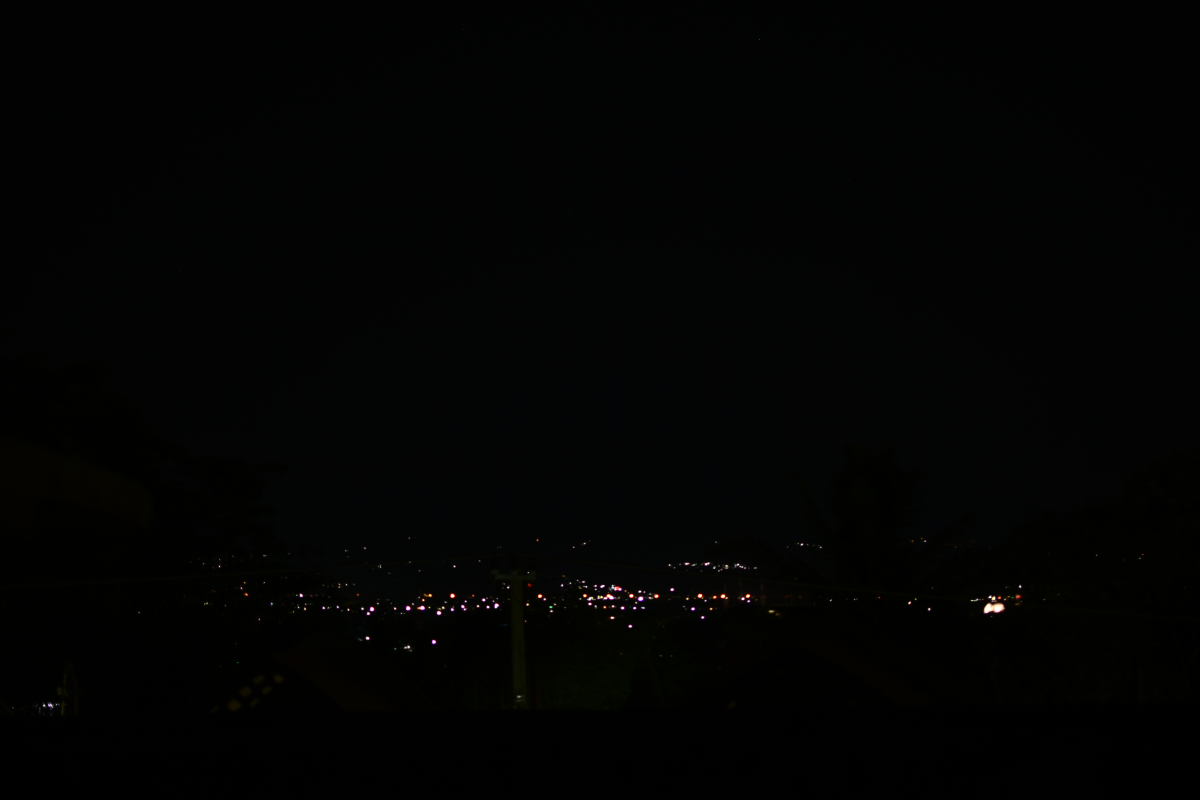
#> input picture images/malam03.jpg, 6000 x 4000 px (shown at 1/5 size)
$ jupyter execute CobaPillow.ipynb
#> lines starting #> are read from the running program, lines starting #| are printed output that depends on the picture
[cell 1]
from PIL import Image, ImageEnhance

#Create an Image Object from an Image
im = Image.open("images/malam03.jpg")
#> im is the input picture: PIL image 6000x4000 RGB; mean R, G, B 2.6, 3.1, 2.6

#Display actual image
im.show()

[cell 2]
#Make the new image half the width and half the height of the original image
resized_im = im.resize((round(im.size[0]*0.05), round(im.size[1]*0.05)))

#Display the resized imaged
resized_im.show()

#Save the cropped image
resized_im.save('images/resize/kecil_malam03.jpg')

[cell 3]
im = Image.open("images/resize/kecil_malam03.jpg")
#> im: PIL image 81x54 RGB

#image brightness enhancer
enhancer = ImageEnhance.Contrast(im)

[cell 4]
factor = 2 #increase contrast
im_output = enhancer.enhance(factor)
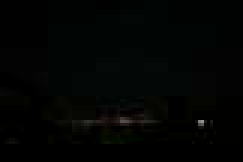
#> im_output: PIL image 81x54 RGB (shown 3 times larger); mean R, G, B 2.4, 3.9, 2.5
im_output.save('images/contrast/kecil_malam03.jpg')

[cell 5]
im = Image.open("images/contrast/kecil_malam03.jpg")
#image brightness enhancer
enhancer = ImageEnhance.Brightness(im)

[cell 6]
factor = 2 #brightens the image
im_output = enhancer.enhance(factor)
im_output.save('images/brightness/kecil_malam03.jpg')
